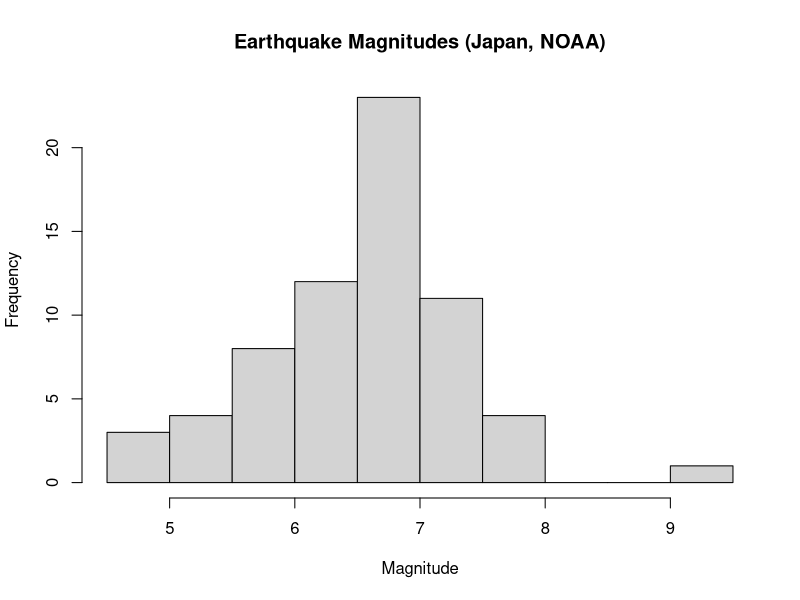
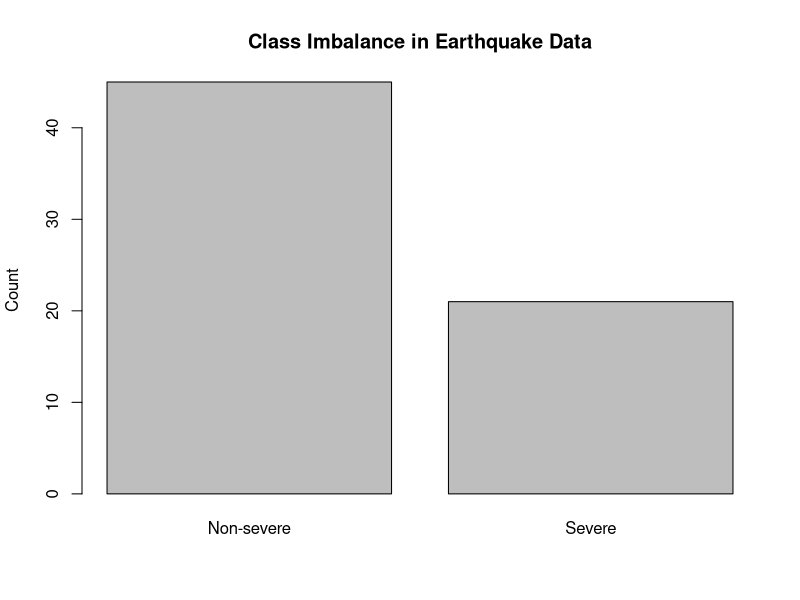
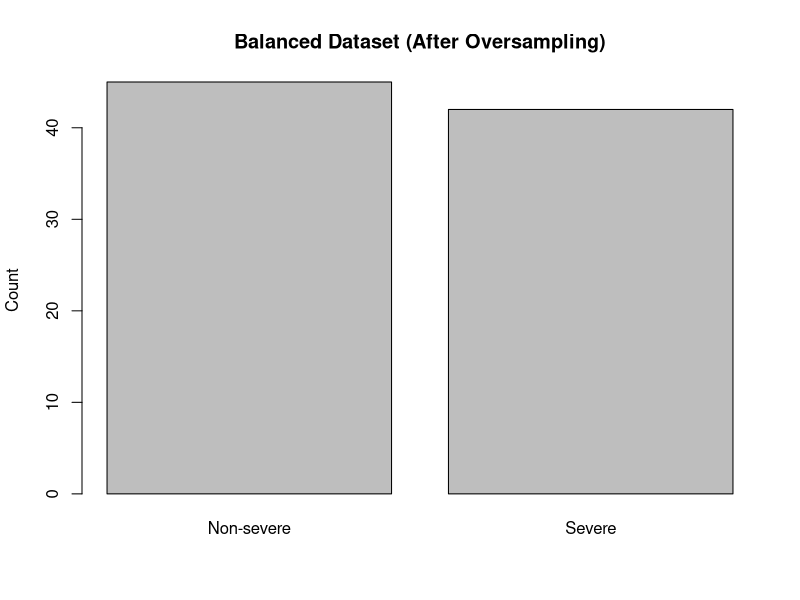
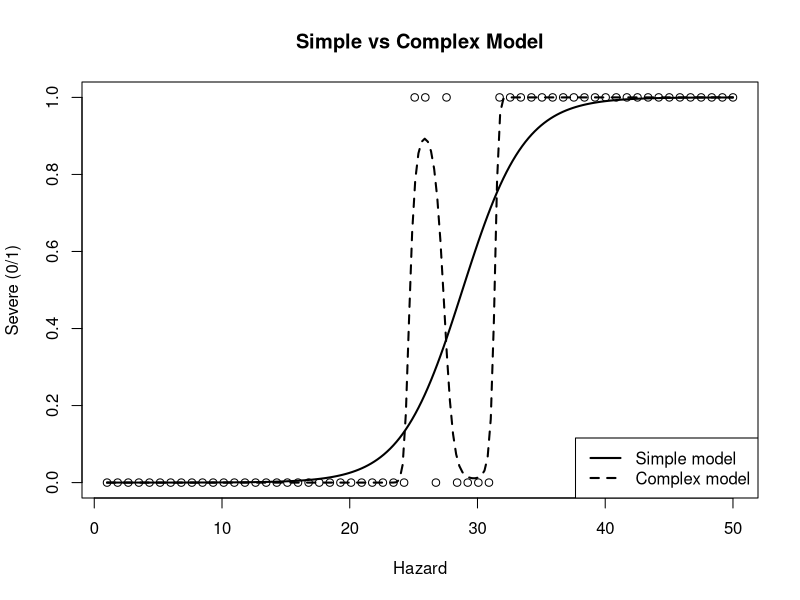
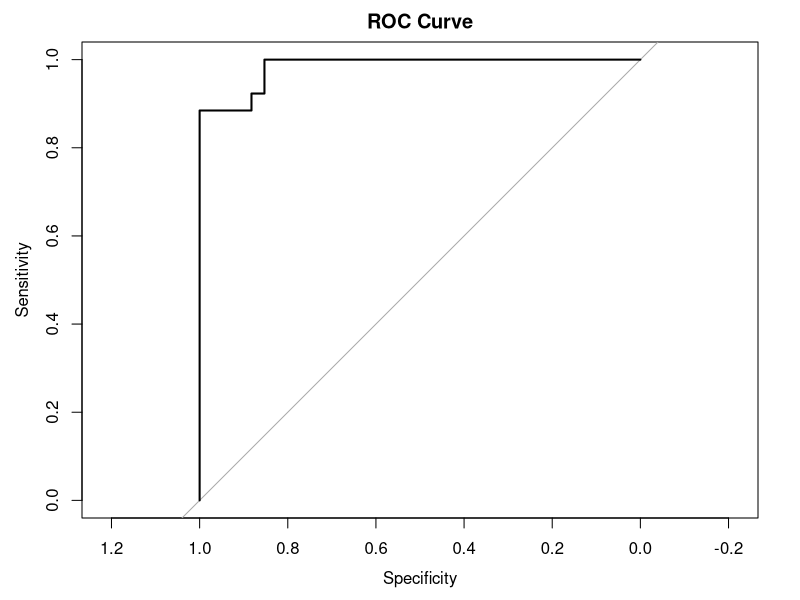
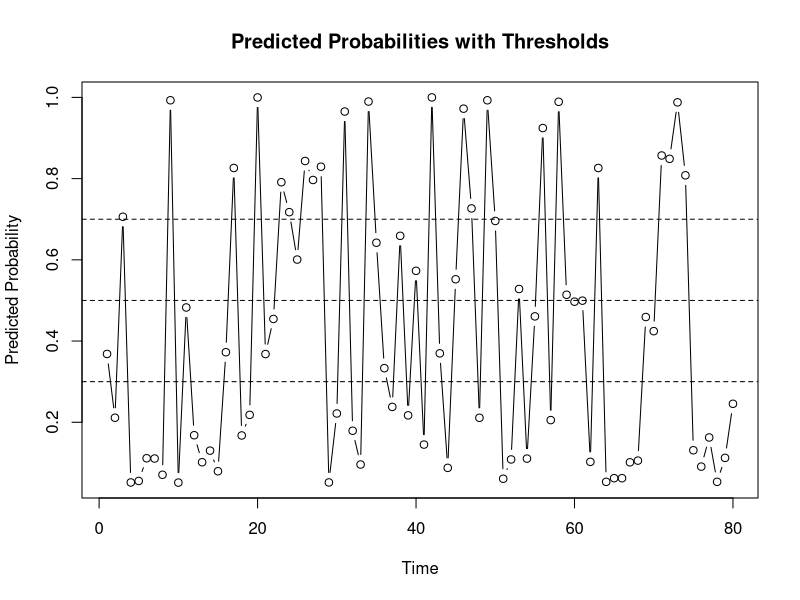
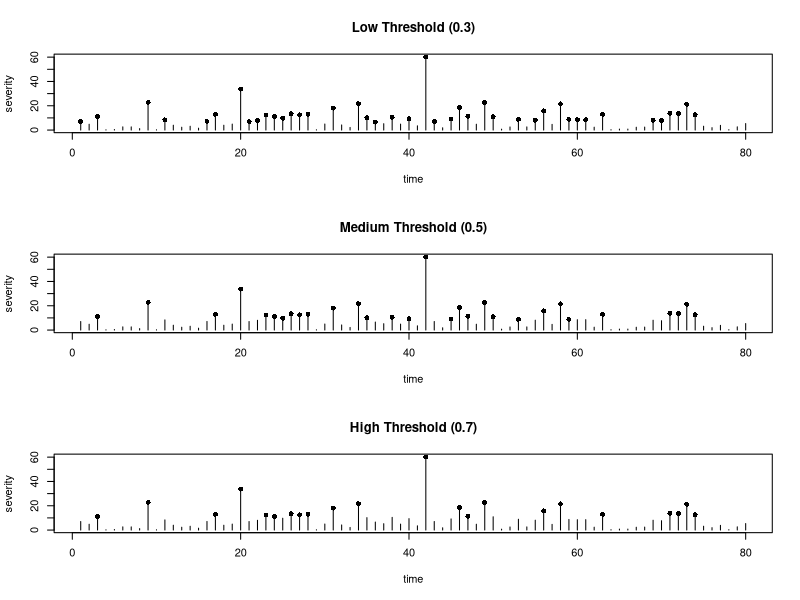
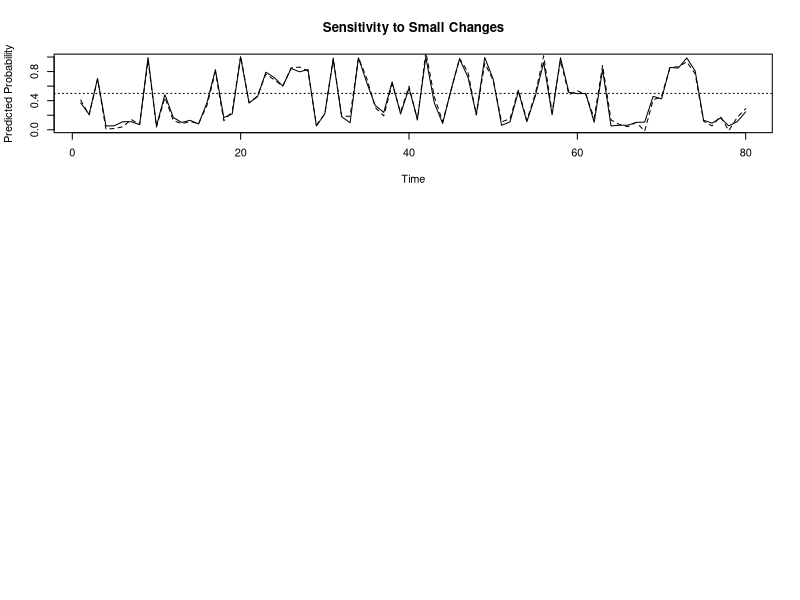

Source code (R) for these figures, in order:
## ---- chunk 1
# Example dataset
data <- data.frame(
  rainfall = c(10, 12, NA, 15, NA),
  wind_speed = c(5, NA, 7, 8, 9),
  region = c("urban", "rural", "rural", "urban", "rural")
)

data
## ---- chunk 2
colSums(is.na(data))
## ---- chunk 3
is.na(data)
## ---- chunk 4
data$rainfall_imputed <- data$rainfall
data$rainfall_imputed[is.na(data$rainfall_imputed)] <- mean(data$rainfall, na.rm = TRUE)
data
## ---- chunk 5
na.omit(data)
## ---- chunk 6
data$rainfall_missing <- ifelse(is.na(data$rainfall), 1, 0)
## ---- chunk 7
#| fig-cap: "Distribution of earthquake magnitudes in Japan (2005–2025)"

#Load data
earthquake <- read.csv("Japan_earthquake_2005-2025.csv")

#Select just year, location and magnitude of the earthquake
earthquake <- earthquake[,c("Year", "Location.Name", "Mag")]

#Remove missing value
earthquake <- na.omit(earthquake)

#Visualize the distribution
hist(earthquake$Mag,
     main = "Earthquake Magnitudes (Japan, NOAA)",
     xlab = "Magnitude")
## ---- chunk 8
#| fig-cap: "Class Imbalance in Earthquake Data"
# Create a binary outcome: severe earthquake (Mag >= 7)
earthquake$severe <- ifelse(earthquake$Mag >= 7, 1, 0)

# Visualize imbalance
barplot(table(earthquake$severe),
        names.arg = c("Non-severe", "Severe"),
        main = "Class Imbalance in Earthquake Data",
        ylab = "Count")
## ---- chunk 9
weights <- ifelse(earthquake$severe == 1, 2, 1)

model_weighted <- glm(severe ~ Mag + Year,
                      data = earthquake,
                      family = "binomial",
                      weights = weights)
## ---- chunk 10
#| fig-cap: "Balanced Dataset (After Oversampling)"
# Oversample severe cases
severe_cases <- earthquake[earthquake$severe == 1, ]
balanced_data <- rbind(earthquake, severe_cases)

barplot(table(balanced_data$severe),
        names.arg = c("Non-severe", "Severe"),
        main = "Balanced Dataset (After Oversampling)",
        ylab = "Count")
## ---- chunk 11
# Load raw data
earthquake_raw <- read.csv("Japan_earthquake_2005-2025.csv")

# Create a cleaned dataset with necessary variable for analysis
earthquake_clean <- earthquake_raw[, c("Year", "Latitude", "Longitude", "Mag", "Focal.Depth..km.")]

# Rename variables for clarity
names(earthquake_clean) <- c("year", "lat", "lon", "magnitude", "depth_km")

# Remove missing values
earthquake_clean <- na.omit(earthquake_clean)

head(earthquake_clean)
## ---- chunk 12
summary(earthquake_clean$depth_km)
## ---- chunk 13
# Example: convert meters to kilometers if needed
earthquake_clean$depth_km <- ifelse(earthquake_clean$depth_km > 1000,
                                    earthquake_clean$depth_km / 1000,
                                    earthquake_clean$depth_km)
## ---- chunk 14
earthquake <- read.csv("Japan_earthquake_2005-2025.csv")

# Select variables
earthquake <- earthquake[, c("Year", "Mag", "Focal.Depth..km.")]

# Create outcome variable
earthquake$severe <- ifelse(earthquake$Mag >= 7, 1, 0)

# Remove missing values
earthquake <- na.omit(earthquake)

head(earthquake)
## ---- chunk 15
set.seed(1)

hazard <- seq(1, 50, length.out = 60)
severe <- ifelse(hazard + rnorm(60, 0, 8) > 28, 1, 0)

data_sim <- data.frame(hazard, severe)
## ---- chunk 16
model_simple <- glm(severe ~ hazard,
                    data = data_sim,
                    family = "binomial")
## ---- chunk 17
model_complex <- glm(severe ~ poly(hazard, 3),
                     data = data_sim,
                     family = "binomial")
## ---- chunk 18

#| fig-cap: "Comparison of a simple and a more flexible model."
x <- seq(min(hazard), max(hazard), length.out = 200)

p1 <- predict(model_simple, newdata = data.frame(hazard = x), type = "response")
p2 <- predict(model_complex, newdata = data.frame(hazard = x), type = "response")

plot(hazard, severe,
     xlab = "Hazard",
     ylab = "Severe (0/1)",
     main = "Simple vs Complex Model")

lines(x, p1, lwd = 2)
lines(x, p2, lwd = 2, lty = 2)

legend("bottomright",
       legend = c("Simple model", "Complex model"),
       lty = c(1, 2),
       lwd = 2)
## ---- chunk 19
#Make prediction
pred_probs <- predict(model_simple, type = "response")
## ---- chunk 20
#Choose a temporary threshold of 0.5
pred_class <- ifelse(pred_probs > 0.5, 1, 0)
## ---- chunk 21
#Confusion matrix
library(knitr)

cm <- table(Predicted = pred_class, Actual = data_sim$severe)

kable(cm, col.names = c("Actual: No", "Actual : Yes"), caption = "Confusion Matrix")
## ---- chunk 22
#| fig-cap: "ROC curve showing the trade-off between sensitivity and specificity across different thresholds. A curve closer to the top-left corner indicates better model performance."

library(pROC)

roc_obj <- roc(data_sim$severe, pred_probs)
plot(roc_obj, main = "ROC Curve")
auc(roc_obj)
## ---- chunk 23
set.seed(123)

n <- 80
time <- 1:n

# Simulate hazard severity (many small, few large events)
severity <- rexp(n, rate = 0.12)

# True severe events
severe_event <- ifelse(severity > 10, 1, 0)

# Predicted probabilities
pred_probs <- plogis(-3 + 0.35 * severity)

data_thresh <- data.frame(time, severity, severe_event, pred_probs)

# Apply thresholds
data_thresh$low  <- ifelse(pred_probs >= 0.3, 1, 0)
data_thresh$med  <- ifelse(pred_probs >= 0.5, 1, 0)
data_thresh$high <- ifelse(pred_probs >= 0.7, 1, 0)
## ---- chunk 24
#| fig-cap: "Sensitivity of predicted probabilities to small changes in data."
plot(data_thresh$time, data_thresh$pred_probs, type = "b",
     xlab = "Time", ylab = "Predicted Probability",
     main = "Predicted Probabilities with Thresholds")

abline(h = 0.3, lty = 2)
abline(h = 0.5, lty = 2)
abline(h = 0.7, lty = 2)
## ---- chunk 25
#| fig-cap: "Sensitivity of predicted probabilities to small changes in data."
par(mfrow = c(3,1))

plot(time, severity, type = "h", main = "Low Threshold (0.3)")
points(time[data_thresh$low == 1], severity[data_thresh$low == 1], pch = 16)

plot(time, severity, type = "h", main = "Medium Threshold (0.5)")
points(time[data_thresh$med == 1], severity[data_thresh$med == 1], pch = 16)

plot(time, severity, type = "h", main = "High Threshold (0.7)")
points(time[data_thresh$high == 1], severity[data_thresh$high == 1], pch = 16)
## ---- chunk 26
# Add small noise to predictions
pred_perturbed <- pred_probs + rnorm(length(pred_probs), 0, 0.05)

# Apply threshold
act_original  <- ifelse(pred_probs >= 0.5, 1, 0)
act_perturbed <- ifelse(pred_perturbed >= 0.5, 1, 0)
## ---- chunk 27
#| fig-cap: "Sensitivity of predicted probabilities to small changes in data. The dashed line represents slightly perturbed predictions, and the horizontal line shows the trigger threshold."
plot(pred_probs, type = "l",
     ylim = c(0,1),
     ylab = "Predicted Probability",
     xlab = "Time",
     main = "Sensitivity to Small Changes")

lines(pred_perturbed, lty = 2)
abline(h = 0.5, lty = 3)
